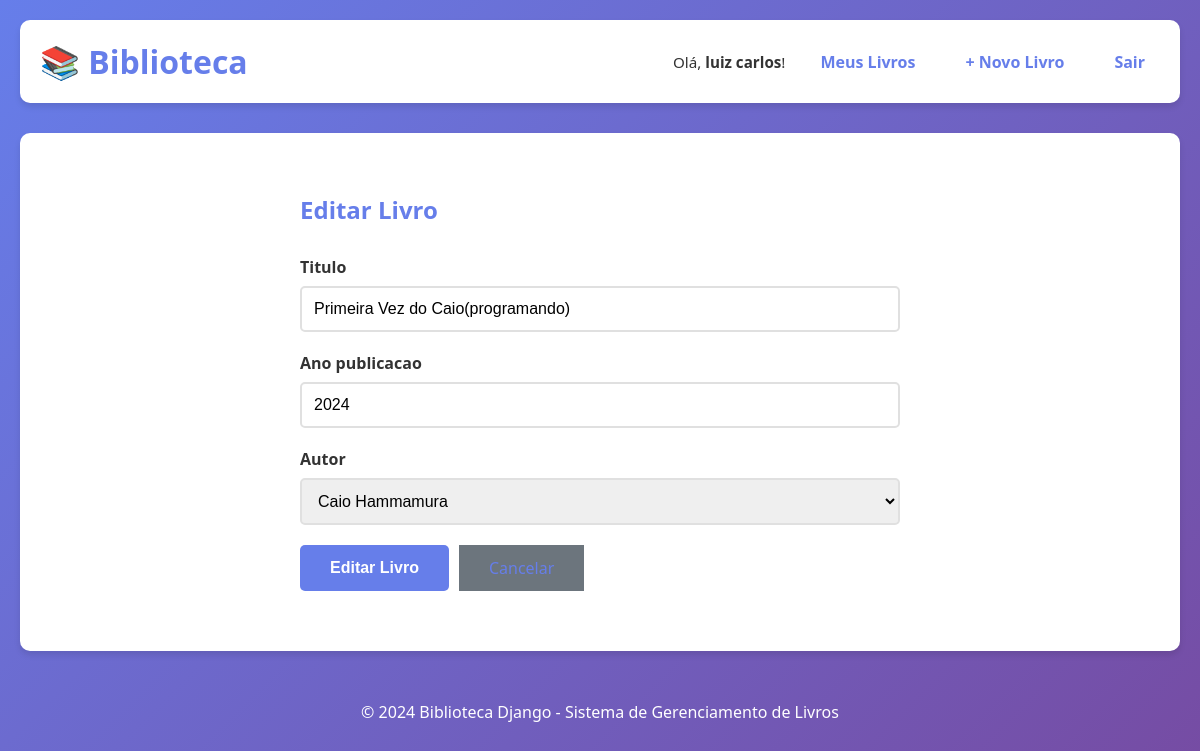
The app's page /biblioteca/2/editar/ (signed in) with its own data.
### biblioteca/models.py (models this page shows, shortened)
class Livro(models.Model):
    titulo = models.CharField(max_length=200)
    ano_publicacao = models.IntegerField()
    autor = models.ForeignKey(Autor, on_delete=models.CASCADE, related_name='livros')
    usuario = models.ForeignKey(User, on_delete=models.CASCADE, related_name='livros', null=True, blank=True)
    criado_em = models.DateTimeField(auto_now_add=True, null=True)
    atualizado_em = models.DateTimeField(auto_now=True, null=True)
    class Meta:
        ordering = ['-criado_em']

### biblioteca/views.py (the view)
# urls.py: path('<int:pk>/editar/', views.editar_livro, name='editar_livro'),
@login_required(login_url='biblioteca:login')
def editar_livro(request, pk):
    livro = get_object_or_404(Livro, pk=pk)
    if livro.usuario != request.user:
        messages.error(request, "Você não tem permissão para editar este livro.")
        return redirect('biblioteca:lista_livros')
    if request.method == 'POST':
        form = LivroForm(request.POST, instance=livro)
        if form.is_valid():
            form.save()
            messages.success(request, "Livro atualizado com sucesso!")
            return redirect(reverse('biblioteca:lista_livros'))
    else:
        form = LivroForm(instance=livro)
    return render(request, 'biblioteca/form_livro.html', {'form': form, 'livro': livro, 'titulo': 'Editar Livro'})

### biblioteca/views.py
class LivroForm(forms.ModelForm):
    class Meta:
        model = Livro
        fields = ['titulo', 'ano_publicacao', 'autor']

### biblioteca/models.py (called while the page is built)
    def __str__(self):
        return self.nome

### biblioteca/templates/biblioteca/form_livro.html (shortened to what this page needs)
{% extends "base.html" %}
{% block content %}
    <div style="max-width: 600px; margin: 30px auto;">
        <h2 style="color: #667eea; margin-bottom: 30px;">{{ titulo }}</h2>
        <form method="post" novalidate>
            <div class="form-group">
                <label for="id_titulo">{{ form.titulo.label }}</label>
                {{ form.titulo }}
            </div>
            <div class="form-group">
                <label for="id_ano_publicacao">{{ form.ano_publicacao.label }}</label>
                {{ form.ano_publicacao }}
            </div>
            <div class="form-group">
                <label for="id_autor">{{ form.autor.label }}</label>
                {{ form.autor }}
            </div>
            <div class="btn-group">
                <button type="submit">{{ titulo }}</button>
                <a href="{% url 'biblioteca:lista_livros' %}" class="btn-secondary" style="padding: 12px 30px; text-align: center; display: flex; align-items: center; justify-content: center;">Cancelar</a>
            </div>
        </form>
    </div>
{% endblock %}

### biblioteca/templates/base.html (shortened to what this page needs)
<!doctype html>
<html lang="pt-BR">
<head>
</head>
<body>
    <div class="container">
        <header>
            <nav>
                <h1>📚 Biblioteca</h1>
                <div class="nav-links">
                    {% if user.is_authenticated %}
                        <span class="user-info">Olá, <strong>{{ user.first_name }}</strong>!</span>
                        <a href="{% url 'biblioteca:lista_livros' %}">Meus Livros</a>
                        <a href="{% url 'biblioteca:criar_livro' %}">+ Novo Livro</a>
                        <a href="{% url 'biblioteca:logout' %}">Sair</a>
                    {% else %}
                        <a href="{% url 'biblioteca:lista_livros' %}">Livros</a>
                        <a href="{% url 'biblioteca:login' %}">Login</a>
                        <a href="{% url 'biblioteca:registro' %}">Registrar</a>
                    {% endif %}
                </div>
            </nav>
        </header>
        <main>
            {% block content %}{% endblock %}
        </main>
        <footer>
            <p>&copy; 2024 Biblioteca Django - Sistema de Gerenciamento de Livros</p>
        </footer>
    </div>
</body>
</html>

### biblioteca/templates/base.html (style rules this page uses)
* { margin: 0; padding: 0; box-sizing: border-box; }
body { font-family: 'Segoe UI', Tahoma, Geneva, Verdana, sans-serif; background: linear-gradient(135deg, #667eea 0%, #764ba2 100%); min-height: 100vh; padding: 20px; }
.container { max-width: 1200px; margin: 0 auto; }
header { background: white; padding: 20px; border-radius: 10px; margin-bottom: 30px; box-shadow: 0 4px 6px rgba(0, 0, 0, 0.1); }
nav { display: flex; justify-content: space-between; align-items: center; }
h1 { color: #667eea; font-size: 2em; margin: 0; }
.nav-links { display: flex; gap: 20px; align-items: center; }
.nav-links a { text-decoration: none; color: #667eea; font-weight: 600; padding: 8px 15px; border-radius: 5px; transition: all 0.3s; }
.user-info { color: #333; font-size: 0.95em; }
main { background: white; border-radius: 10px; padding: 30px; box-shadow: 0 4px 6px rgba(0, 0, 0, 0.1); }
.form-group { margin-bottom: 20px; }
label { display: block; margin-bottom: 8px; color: #333; font-weight: 600; }
input, select, textarea { width: 100%; padding: 12px; border: 2px solid #e0e0e0; border-radius: 5px; font-size: 1em; transition: border-color 0.3s; }
button { background: #667eea; color: white; padding: 12px 30px; border: none; border-radius: 5px; font-size: 1em; font-weight: 600; cursor: pointer; transition: all 0.3s; }
.btn-secondary { background: #6c757d; }
.btn-group { display: flex; gap: 10px; }
footer { text-align: center; color: white; margin-top: 30px; padding: 20px; }
a { color: #667eea; text-decoration: none; }

### records on screen
Livro: titulo "Primeira Vez do Caio(programando)", ano_publicacao "2024", autor "Caio Hammamura"

### other values on screen
{{ user.first_name }} "luiz carlos"
{{ titulo }} "Editar Livro"
